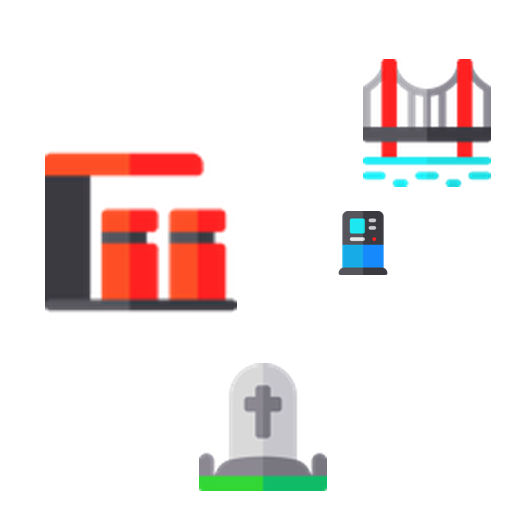
#> input picture Task2Dataset/images/test_image_2.png, 512 x 512 px
$ python preprocess.py
#> lines starting #> are read from the running program, lines starting #| are printed output that depends on the picture; after the words box and inside, x2 and y2 are one past the last pixel; in counts of white or black regions, pixels touching at a corner belong together
import cv2
import os
import matplotlib.pyplot as plt
import numpy as np


# Load an image, convert to grayscale if needed, set background to black
def preprocess_image(image_path, grayscale=False):
#> called with image_path = 'Task2Dataset/images/test_image_2.png', grayscale = False
    image = cv2.imread(image_path, cv2.IMREAD_UNCHANGED)
#> image is the input picture: shape (512, 512, 3); mean B, G, R 229.7, 230.6, 239

    if image is None:
        print(f"Error: Unable to load image {image_path}")
        return None

    # Create mask based on brightness of grayscale
    gray = cv2.cvtColor(image, cv2.COLOR_BGR2GRAY)
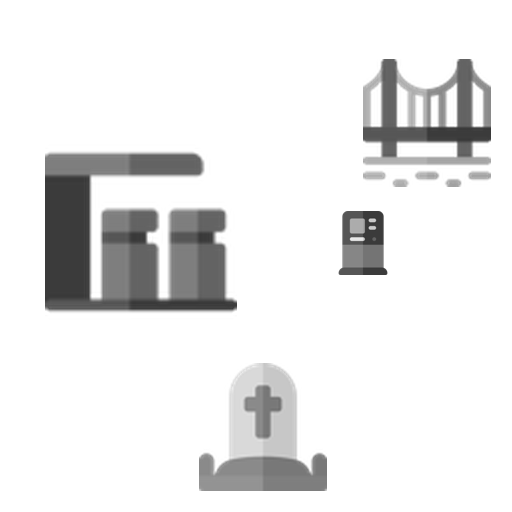
#> gray: shape (512, 512); min 53, max 255, mean 233
    _, mask = cv2.threshold(gray, 240, 255, cv2.THRESH_BINARY)
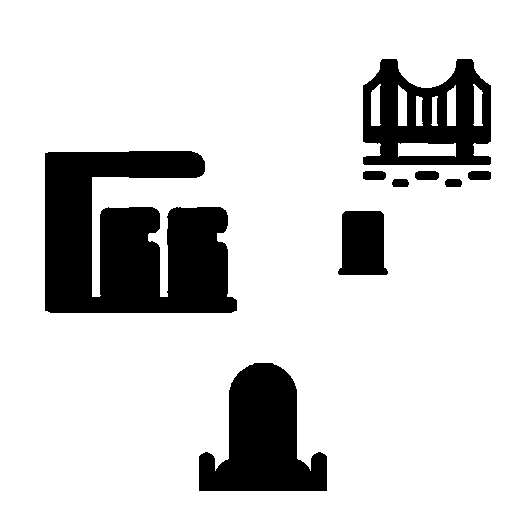
#> mask: shape (512, 512); 82.6% white; 9 black regions, largest, box (x1, y1, x2, y2) and area: (45, 151, 237, 313) 23209, (199, 363, 327, 491) 10192, (363, 59, 491, 165) 8678
    mask = cv2.bitwise_not(mask)

    # Apply the mask to the image
    processed_image = cv2.bitwise_and(image, image, mask=mask)
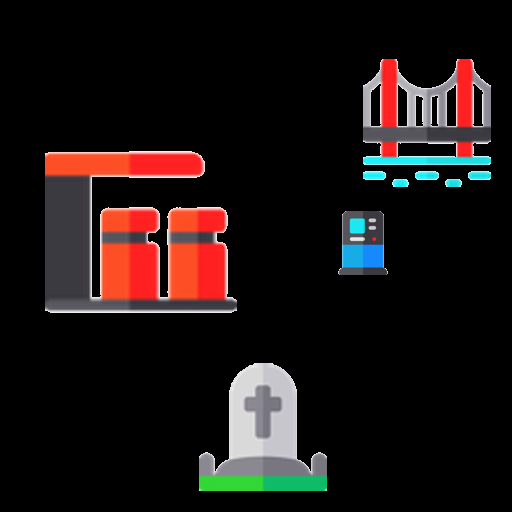
#> processed_image: shape (512, 512, 3); mean B, G, R 19.2, 20.1, 28.5

    # Convert to grayscale if requested
    if grayscale:
        processed_image = cv2.cvtColor(processed_image, cv2.COLOR_BGR2GRAY)

    return processed_image


def visualize_image(processed):

    plt.figure(figsize=(6, 6))

    if len(processed.shape) == 3:
        processed = cv2.cvtColor(processed, cv2.COLOR_BGR2RGB)

    plt.imshow(processed, cmap='gray')
    plt.title("Processed image (Background Black)")
    plt.axis("off")
    plt.show()


if __name__ == "__main__":
    test_image_path = "Task2Dataset/images/test_image_2.png"

    if os.path.exists(test_image_path):
        processed = preprocess_image(test_image_path)
        if processed is not None:
            visualize_image(processed)
    else:
        print(f"Error: File '{test_image_path}' not found.")

$ run again, with Task2Dataset/images/test_image_1.png copied over Task2Dataset/images/test_image_2.png
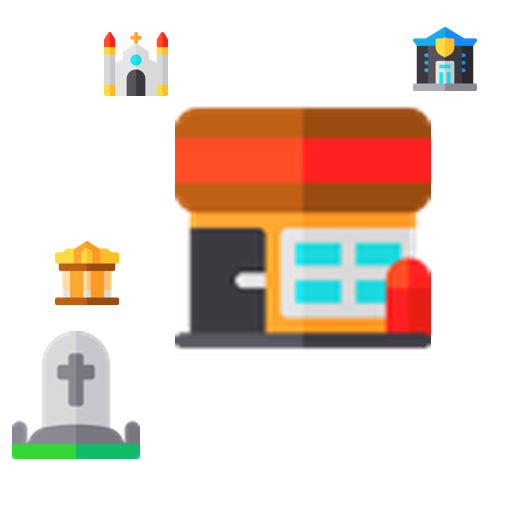
#> input picture Task2Dataset/images/test_image_1.png, 512 x 512 px
#> in preprocess_image, image is the input picture: shape (512, 512, 3); mean B, G, R 205.9, 215.4, 230.7
#> in preprocess_image, `_, mask = cv2.threshold(gray, 240, 255, cv2.THRESH_BINARY)`:
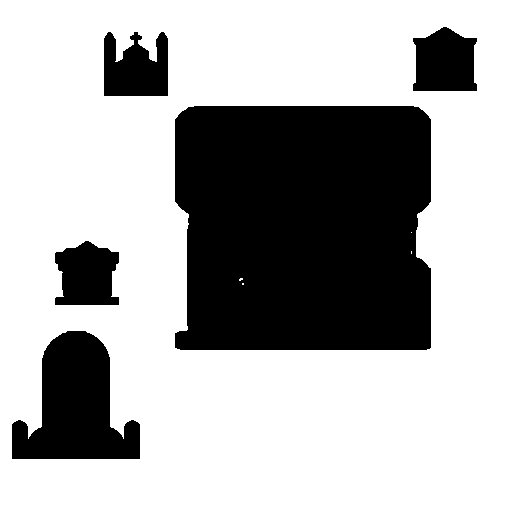
#> mask: shape (512, 512); 69.4% white; 5 black regions, box (x1, y1, x2, y2) and area: (175, 106, 431, 350) 59980, (12, 331, 140, 459) 10192, (413, 27, 477, 91) 3383, (104, 32, 168, 96) 3297, (55, 241, 119, 305) 3241
#> in preprocess_image, `processed_image = cv2.bitwise_and(image, image, mask=mask)`:
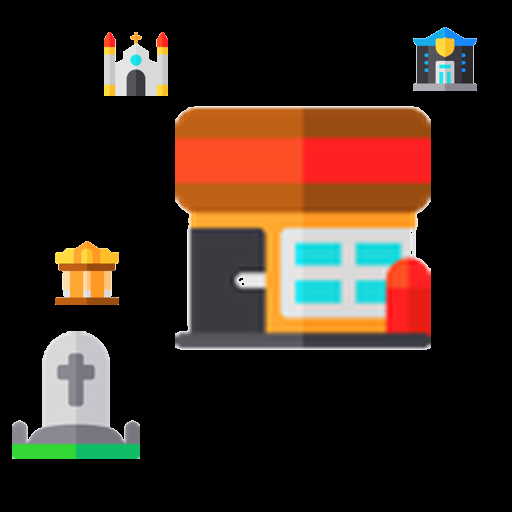
#> processed_image: shape (512, 512, 3); mean B, G, R 28.8, 38.3, 53.7

$ run again, with Task2Dataset/images/test_image_10.png copied over Task2Dataset/images/test_image_2.png
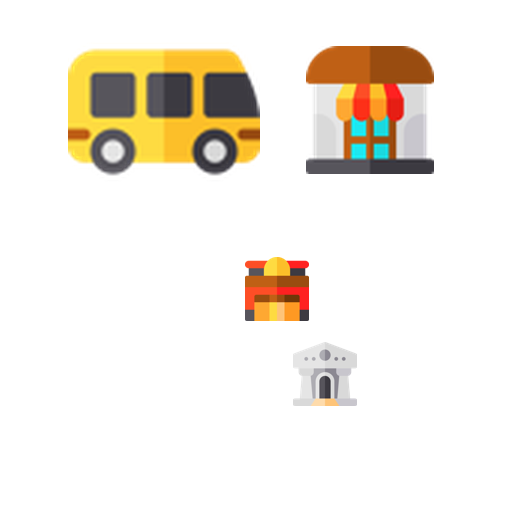
#> input picture Task2Dataset/images/test_image_10.png, 512 x 512 px
#> in preprocess_image, image is the input picture: shape (512, 512, 3); mean B, G, R 227.4, 236.8, 242.7
#> in preprocess_image, `_, mask = cv2.threshold(gray, 240, 255, cv2.THRESH_BINARY)`:
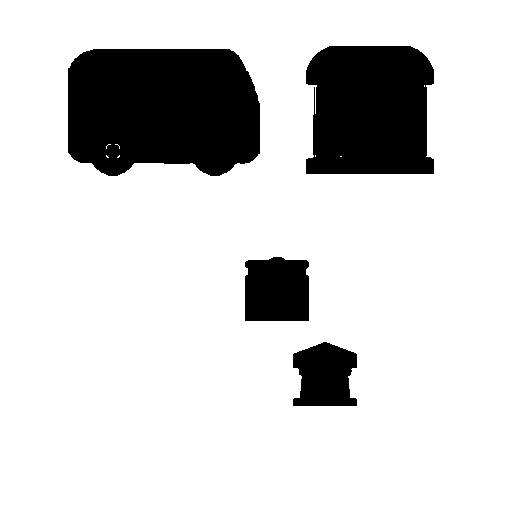
#> mask: shape (512, 512); 83.3% white; 4 black regions, box (x1, y1, x2, y2) and area: (68, 49, 260, 176) 21762, (306, 46, 434, 174) 14878, (245, 257, 309, 321) 3890, (293, 342, 357, 406) 3284
#> in preprocess_image, `processed_image = cv2.bitwise_and(image, image, mask=mask)`:
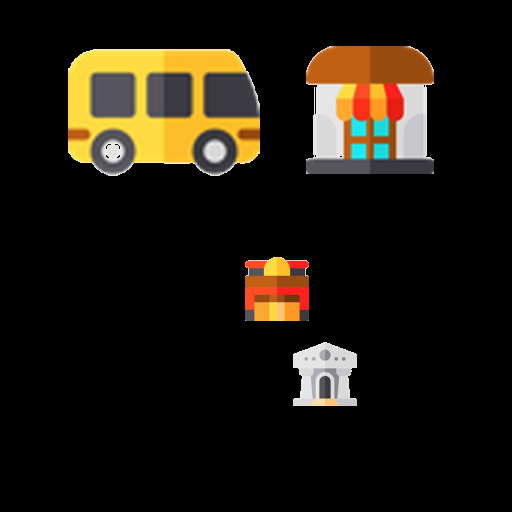
#> processed_image: shape (512, 512, 3); mean B, G, R 15.1, 24.4, 30.4

$ run again, with Task2Dataset/images/test_image_11.png copied over Task2Dataset/images/test_image_2.png
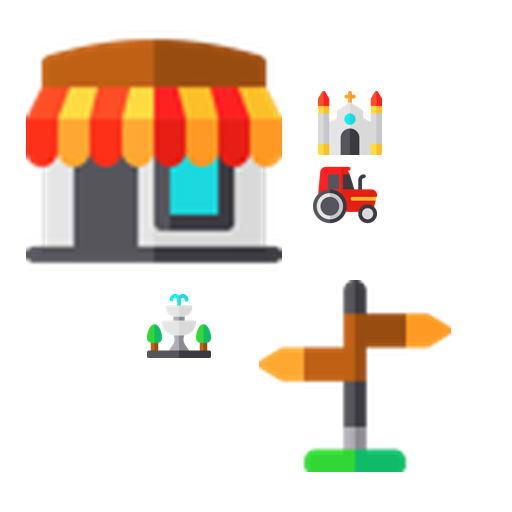
#> input picture Task2Dataset/images/test_image_11.png, 512 x 512 px
#> in preprocess_image, image is the input picture: shape (512, 512, 3); mean B, G, R 209.1, 220.3, 233.1
#> in preprocess_image, `_, mask = cv2.threshold(gray, 240, 255, cv2.THRESH_BINARY)`:
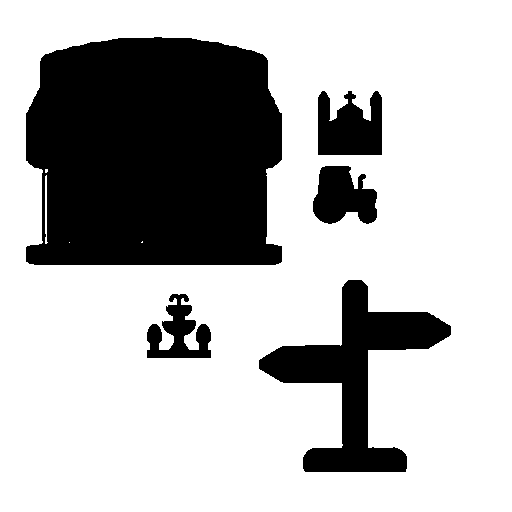
#> mask: shape (512, 512); 72.2% white; 5 black regions, box (x1, y1, x2, y2) and area: (26, 37, 282, 265) 52443, (259, 280, 451, 472) 12301, (318, 91, 382, 155) 3297, (313, 166, 377, 224) 2688, (147, 294, 211, 358) 2179
#> in preprocess_image, `processed_image = cv2.bitwise_and(image, image, mask=mask)`:
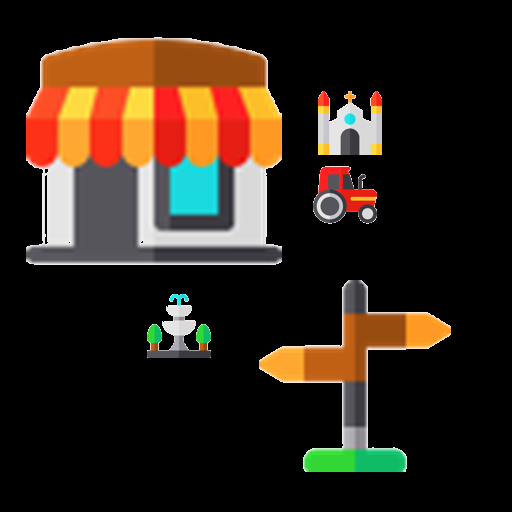
#> processed_image: shape (512, 512, 3); mean B, G, R 25.1, 36.3, 49.1
